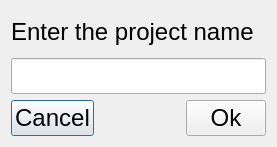
<?xml version="1.0" encoding="UTF-8"?>
<ui version="4.0">
 <class>AddProject</class>
 <widget class="QDialog" name="AddProject">
  <property name="geometry">
   <rect>
    <x>0</x>
    <y>0</y>
    <width>277</width>
    <height>147</height>
   </rect>
  </property>
  <property name="font">
   <font>
    <pointsize>18</pointsize>
   </font>
  </property>
  <property name="windowTitle">
   <string>Dialog</string>
  </property>
  <layout class="QVBoxLayout" name="verticalLayout">
   <item>
    <widget class="QLabel" name="label">
     <property name="text">
      <string>Enter the project name</string>
     </property>
    </widget>
   </item>
   <item>
    <widget class="QLineEdit" name="projectNameLineEdit"/>
   </item>
   <item>
    <layout class="QHBoxLayout" name="horizontalLayout">
     <item>
      <widget class="QPushButton" name="cancelButton">
       <property name="text">
        <string>Cancel</string>
       </property>
      </widget>
     </item>
     <item>
      <spacer name="horizontalSpacer">
       <property name="orientation">
        <enum>Qt::Horizontal</enum>
       </property>
       <property name="sizeHint" stdset="0">
        <size>
         <width>40</width>
         <height>20</height>
        </size>
       </property>
      </spacer>
     </item>
     <item>
      <widget class="QPushButton" name="okButton">
       <property name="text">
        <string>Ok</string>
       </property>
      </widget>
     </item>
    </layout>
   </item>
  </layout>
 </widget>
 <resources/>
 <connections/>
</ui>
